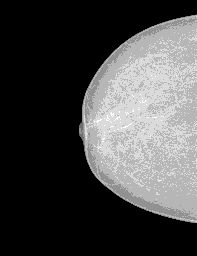
#> input picture scans/raw_mammogram/22580192_5530d5782fc89dd7_MG_R_CC_ANON.png, 197 x 256 px, shrunk from 2560 x 3328 before the run; its folder holds only this picture in this run
$ python Preprocess_mammo_mask.py
#> lines starting #> are read from the running program, lines starting #| are printed output that depends on the picture; after the words box and inside, x2 and y2 are one past the last pixel; in counts of white or black regions, pixels touching at a corner belong together
#> further down, mammo is the input picture: shape (256, 197) uint16; min 0, max 1980, mean 548.7
### Preprocess_mammo.py
# -*- coding: utf-8 -*-
"""
Created on Thu Nov 29 13:40:36 2018

@author: uqhmin
"""
import numpy as np
import cv2
from skimage.measure import label, regionprops


class Preprocess:
    def __init__(self, rawim, im, breast_mask, lesion_mask):
        self.raw = rawim
        self.image = im
        self.mask = breast_mask
        self.lesion_mask = lesion_mask

    def extract_breast_profile(image,lesion_mask, if_crop):

#> called with if_crop = 1
        breast_mask = np.zeros(np.shape(image))
        breast_mask[image>0]=1

        labelim = label(breast_mask)
        props =  regionprops(labelim)
#        find the largest object as the breast
        area = 0
        ind = 1
        for i in range(0,len(props)):
            if area<props[i].filled_area:
                area = props[i].filled_area
                ind = i+1
        breast_mask = np.zeros(np.shape(image))
        breast_mask[labelim==ind]=1
        labelim = label(breast_mask)
        props =  regionprops(labelim)
        boundingbox = props[0].bbox
#        crop the breast mask and mammogram
        if if_crop == 1:
            breast_mask = breast_mask[boundingbox[0]:boundingbox[2],boundingbox[1]:boundingbox[3]]
            breast_raw_image = image[boundingbox[0]:boundingbox[2],boundingbox[1]:boundingbox[3]]
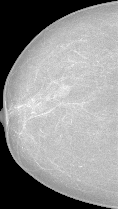
#> breast_raw_image: shape (209, 118) uint16; min 0, max 1980, mean 1122; drawn with min black and max white
            lesion_mask = lesion_mask[boundingbox[0]:boundingbox[2],boundingbox[1]:boundingbox[3]]
        else:
            breast_raw_image = image
#        breast_image = rescale2uint8(breast_raw_image,breast_mask)
        breast_image = rescale2uint16(breast_raw_image,breast_mask)
        return Preprocess(breast_raw_image,breast_image,breast_mask,lesion_mask)

# [14 lines left out: function rescale2uint8, not called in this run]

def rescale2uint16(image,breast_mask):
    intensity_in_mask = image[breast_mask>0]
#> intensity_in_mask = 18715 values, max 1980 at index 9364, min 348 at index 4523, mean 1478.6
#    use top 0.2 percentile to do the strech
    maxi = np.percentile(intensity_in_mask,99.8)#np.max(intensity_in_mask)
#> maxi = 1861.1
    mini = np.percentile(intensity_in_mask,0.2)#np.min(intensity_in_mask)
#> mini = 658.9
#        stretch the image into 0~255

    image = 65535*(image-mini)/(maxi-mini)
    image[breast_mask==0] = 0
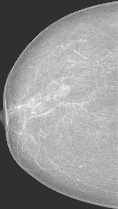
#> image: shape (209, 118) float64; min -16944.3, max 72013.7, mean 33906.9; drawn with min black and max white
    image[image<0] = 0
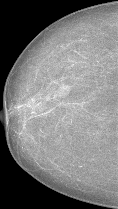
#> image: shape (209, 118) float64; 0.15% of pixels changed, all inside (x1, y1, x2, y2) = (0, 0, 118, 200); drawn with min black and max white
    image[image>65535] = 65535
#> image: shape (209, 118) float64; 0.15% of pixels changed, all inside (x1, y1, x2, y2) = (18, 64, 85, 167)
    image = np.uint16(image)
#> in __init__, `self.mask = breast_mask`:
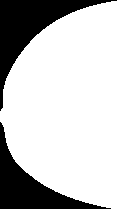
#> self.mask: shape (209, 118) float64; values 0 (black) and 1 (white), 75.9% white; 2 black regions, box (x1, y1, x2, y2) and area: (0, 0, 117, 111) 3284, (0, 122, 111, 209) 2663
#| Number of lesions: 18328

    return image


### utility.py
# -*- coding: utf-8 -*-
"""
Created on Tue Jan 15 15:57:36 2019

@author: uqhmin
"""
import numpy as np
# To pad image into a square shape
def padimages(image,file_name, ratio):
#> called with ratio = 1
    [length, width] = np.shape(image)
#> length = 209; width = 118
    if length/width>ratio:#1024/800
        print('This image needs padding.')
        add_wid = round(length*(1/ratio)-width)
#> add_wid = 91
        pad = np.zeros((length,add_wid))
        pad = pad.astype(image.dtype)
        if '_R_' in file_name:
        #                pad on the left
            pad_image = np.concatenate((pad,image),axis=1)
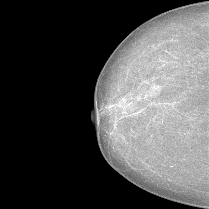
#> pad_image: shape (209, 209) uint16; min 0, max 65535, mean 19147.8; drawn with min black and max white
        else:
            pad_image = np.concatenate((image,pad),axis=1)

    return pad_image

### Preprocess_mammo_mask.py
# -*- coding: utf-8 -*-
"""
Created on Mon Nov 26 15:46:32 2018

@author: Hang Min

Prepare the mammograms for pseudo-color transformation

To normalize the INbreast mammogram to 16bit

To pad the mammograms and masks to a square


"""


import os
import numpy as np
from Preprocess_mammo import Preprocess
import matplotlib.pyplot as plt
from matplotlib.pyplot import figure
from utility import padimages
#from skimage.segmentation import mark_boundaries
from skimage import io
from skimage.measure import label
from overlay import mask_overlay
import timeit

start = timeit.default_timer()

import warnings
warnings.filterwarnings("ignore")

#from skimage import data, color, io, img_as_float

image_path = "scans/raw_mammogram/"
annotation_path = 'scans/raw_annotation/'

save_image_path = "scans/preprocessed_image/"
if not os.path.exists(save_image_path):
    os.mkdir(save_image_path)


save_mask_path = "scans/preprocessed_mask/"
if not os.path.exists(save_mask_path):
    os.mkdir(save_mask_path)


file_names = os.listdir(image_path)
file_names = sorted(file_names)


for i in range(0,len(file_names)):

    print(file_names[i])
    mammo = io.imread(image_path+file_names[i],0)

    lesion_mask = io.imread(annotation_path+file_names[i])

    if np.max(lesion_mask)>=0:
#    Extract the breast profile and crop the mammogram, breast mask and the lesion mask
#    Normalize the image into 16-bit
        breast_preprocess = Preprocess.extract_breast_profile(mammo,lesion_mask,1)

        mammo = breast_preprocess.image
        breast_mask = breast_preprocess.mask
        lesion_mask =breast_preprocess.lesion_mask

        print ('Number of lesions: '+str(np.max(np.unique(label(lesion_mask)))))

#   pad the image, to ensure the aspect ratio is 1:1
        pad_mammo = padimages(mammo,file_names[i],1)

#    save the preprocessed image

        io.imsave(save_image_path + file_names[i],pad_mammo)

        #if the image has more than 1 lesion, then seperate them into different masks and number them.

        labelim = label(lesion_mask)
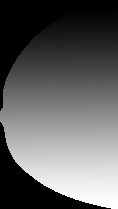
#> labelim: shape (209, 118) int64; min 0, max 18328, mean 6962.2; drawn with min black and max white
        if np.max(labelim)>0:
#            if there is at least 1 lesion.
            for l in range(1,np.max(labelim+1)):
                l_mask = np.zeros(np.shape(labelim))
                l_mask = l_mask.astype(lesion_mask.dtype)
                l_mask [labelim==l] = 255
                num_nonzero = np.where(l_mask>0)
                num_nonzero = len(num_nonzero[0])

                if num_nonzero>15:
                    print('A valid mask')
#                   Pad the mask in the same way as padding the image
                    pad_l_mask = padimages(l_mask,file_names[i],1)
                    io.imsave(save_mask_path+file_names[i][:-4]+str(l)+'.png',pad_l_mask)
                else:
                    print('Has a tiny piece of noise that is not valid for training!')
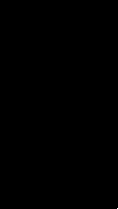
#> l_mask: shape (209, 118) uint16; 0% white in thin lines or dots, all inside (x1, y1, x2, y2) = (117, 208, 118, 209)

        else:# if there is no lesion
            pad_lesion_mask = padimages(lesion_mask,file_names[i],1)
            io.imsave(save_mask_path+file_names[i][:-4]+str(0)+'.png',pad_lesion_mask)

stop = timeit.default_timer()
print('RunTime per image: ', (stop - start)/ len(file_names))
